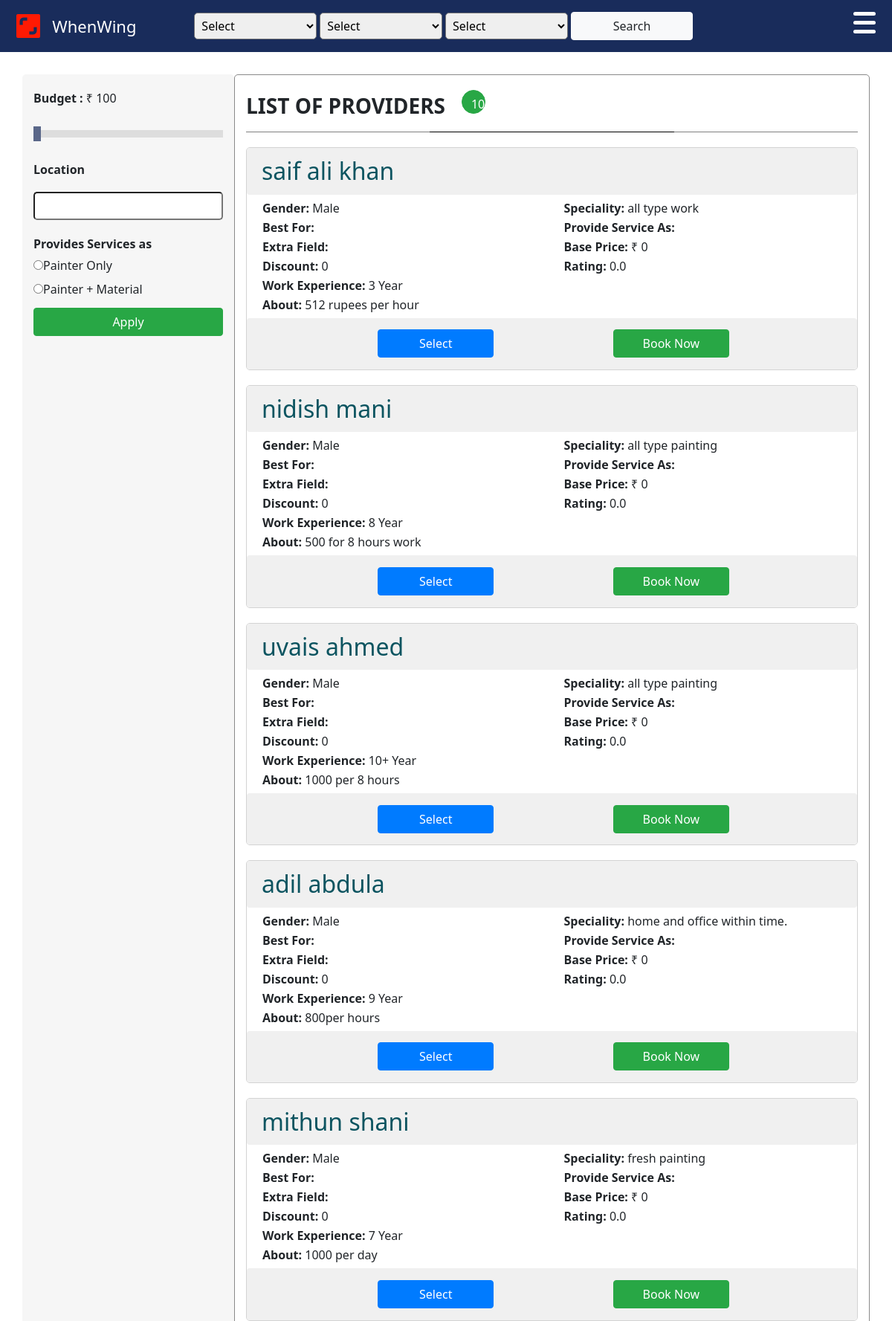
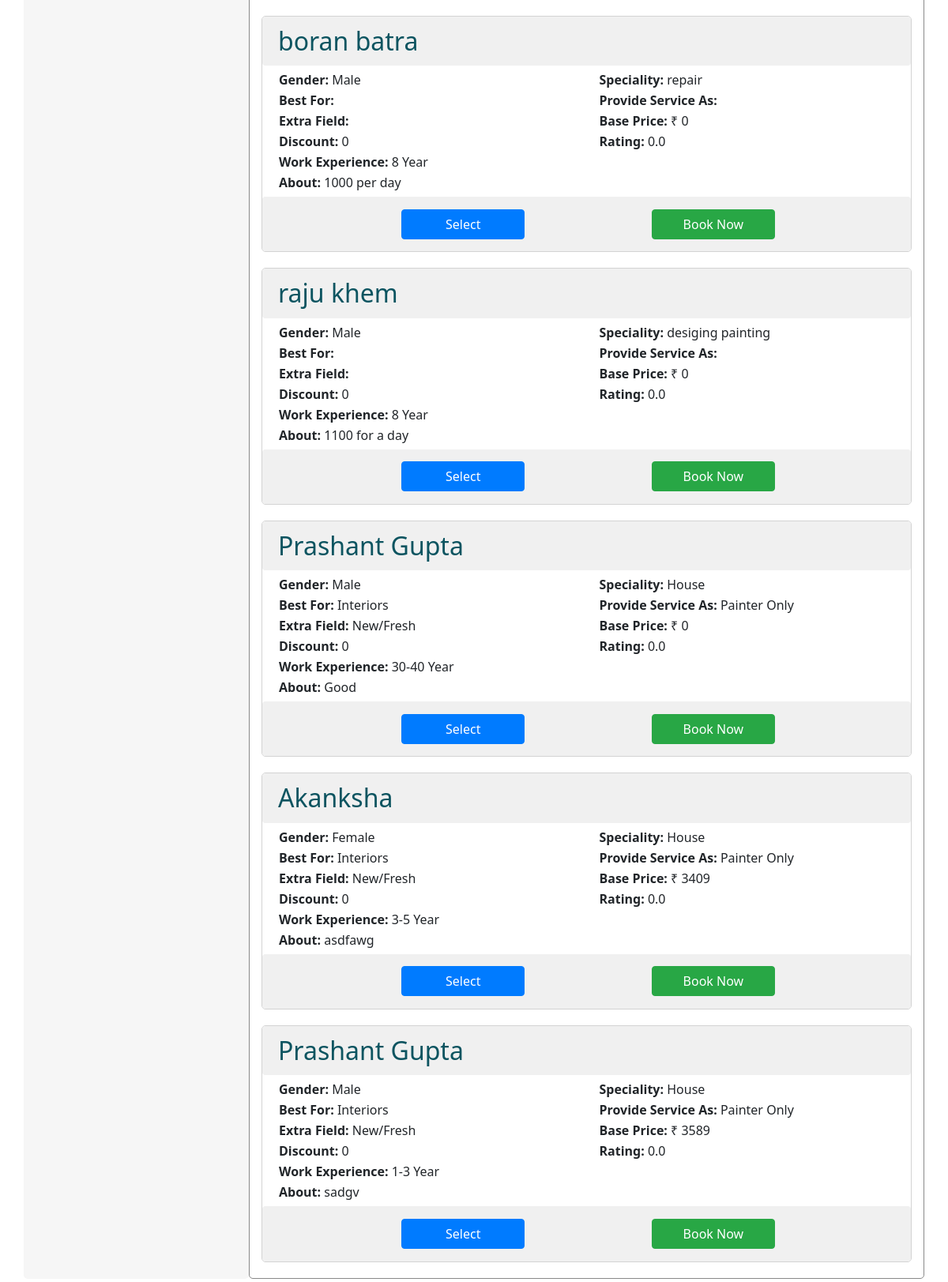
The page /services/home-services/painter/index.php (upper part) on the database its author committed (2 pictures, top to bottom).
### tables this page shows
CREATE TABLE `ww_provider` (
  `prov_id` int(11) NOT NULL,
  `prov_name` varchar(50) NOT NULL,
  `prov_contact` varchar(15) NOT NULL,
  `email_id` varchar(30) NOT NULL,
  `pwd` varchar(256) NOT NULL,
  `prov_dob` datetime NOT NULL,
  `prov_gender` varchar(6) NOT NULL,
  `prov_addr` varchar(300) NOT NULL,
  `prov_pincode` varchar(6) NOT NULL,
  `prov_state` varchar(30) NOT NULL,
  `prov_field` varchar(100) NOT NULL,
  `prov_service` varchar(100) NOT NULL,
  `prov_spec_1` varchar(100) NOT NULL,
  `prov_spec_2` varchar(100) NOT NULL,
  `prov_spec_3` varchar(100) NOT NULL,
  `prov_spec_4` varchar(100) NOT NULL,
  `prov_workexp` varchar(20) NOT NULL,
  `prov_record` varchar(300) NOT NULL,
  `prov_about` text NOT NULL,
  `prov_price` int(11) NOT NULL,
  `discount` int(11) NOT NULL,
  `rating` float(5,1) NOT NULL,
  `prov_photo` varchar(255) NOT NULL,
  `prov_id_front` varchar(40) NOT NULL,
  `prov_id_bk` varchar(40) NOT NULL,
  `prov_hash` varchar(32) NOT NULL,
  `reg_date` datetime NOT NULL,
  `is_active` int(1) NOT NULL
);

### includes/connect.inc.php (called while the page is built, shortened)
<?php
class DB{
    private $conn;
    private $stmt;
    public function __construct() {
        $this->host = 'localhost';
        $this->user = 'root';
        $this->password = '';
	$this->dbName = 'whenwing';
        $pdo = "mysql:host=" . $this->host . ";dbname=" . $this->dbName;
        $options = array(
            PDO::ATTR_PERSISTENT => false,
            PDO::ATTR_ERRMODE => PDO::ERRMODE_EXCEPTION,
        );
        try {
            $this->conn = new PDO($pdo, $this->user, $this->password, $options);
        }
         catch (PDOException $e) {
            $this->error = $e->getMessage();
        }
    }
    public function query($query){
        $this->stmt = $this->conn->prepare($query);
    }
    public function bind($param, $value, $type = null){
        if (is_null($type)) {
            switch (true) {
                default:
                    $type = PDO::PARAM_STR;
            }
        }
        $this->stmt->bindValue($param, $value, $type);
    }
    public function execute(){
        return $this->stmt->execute();
    }
    public function resultset(){
        $this->execute();
        return $this->stmt->fetchAll(PDO::FETCH_ASSOC);
    }
    public function rowCount(){
        return $this->stmt->rowCount();
    }
    public function terminate(){
        $this->conn = null;
    }
}

### services/templates/get-data-3.php (the view, shortened to what this page needs)
<?php
	require $path['root'].'/includes/connect.inc.php';
	if(isset($_GET['search'])){
		$speciality = $_GET['speciality1'];
		$bestFor = $_GET['speciality2'];
		$extra = $_GET['speciality3'];
		$db = new DB();
        $db->query("SELECT `prov_id`,`prov_name`, `prov_gender`, `prov_spec_1`, `prov_spec_2`,`prov_spec_3,` ,`prov_spec_4`, `prov_workexp`,
		`prov_price`, `prov_about`, `prov_photo`,`rating`,`discount` FROM `ww_provider` WHERE `prov_service`='$profession'
		and `prov_spec_1` like concat('%','$speciality','%') and `prov_spec_2` like concat('%','$bestFor','%') and `prov_spec_3` like concat('%','$extra','%') ; ");
        $db->bind(':profession', 'carpenter');
        $exeRes = $db->resultset();
		$count = $db->rowCount();
        $db->terminate();
	}
	else{
		$db = new DB();
        $db->query("SELECT `prov_id`,`prov_name`, `prov_gender`, `prov_spec_1`, `prov_spec_2`, `prov_spec_3`,`prov_spec_4`,
		`prov_workexp`, `prov_price`, `prov_about`, `prov_photo`,`rating` , `discount` FROM `ww_provider` WHERE `prov_service`='$profession' ; ");
        $db->bind(':profession', 'carpenter');
        $exeRes = $db->resultset();
		$count = $db->rowCount();
	}
?>
<h3><b>LIST OF PROVIDERS&nbsp;&nbsp;&nbsp;</b><button class="btn btn-success" style="width:32px;height:32px;border-radius:50%;margin-top:0px;"><?php echo $count;?></button></h3>
		<div class="outer">
		<div class="inner">
		</div>
		</div>
		<?php
			foreach ($exeRes as $exeResVal){?>
			<div class="col-lg-12" style="border:1px solid #d3d3d3;margin-top:20px;border-radius:5px;">
				<div class="row">
					<h2 class="alert alert-info" style="margin:0px;background:#f0f0f0;border:#fff;width:100%;">
						<?php echo $exeResVal['prov_name'];?>
					</h2>
				</div>
				<div style="padding:5px;">
				<div class="row">
					<div class="col-lg-6" style="border:1px solid #fff;">
						<b>Gender: </b><?php echo $exeResVal['prov_gender'];?>
					</div>
					<div class="col-lg-6" style="border:1px solid #fff;">
						<b>Speciality: </b><?php echo $exeResVal['prov_spec_1'];?>
					</div>
				</div>
				<div class="row">
					<div class="col-lg-6" style="border:1px solid #fff;">
						<b>Best For: </b><?php echo $exeResVal['prov_spec_2'];?>
					</div>
					<div class="col-lg-6" style="border:1px solid #fff;">
						<b>Provide Service As: </b><?php echo $exeResVal['prov_spec_4'];?>
					</div>
				</div>
				<div class="row">
					<div class="col-lg-6" style="border:1px solid #fff;">
						<b>Extra Field: </b><?php echo $exeResVal['prov_spec_3'];?>
					</div>
					<div class="col-lg-6" style="border:1px solid #fff;">
						<b>Base Price: </b> &#8377; <?php echo $exeResVal['prov_price'];?>
					</div>
				</div>
				<div class="row">
					<div class="col-lg-6" style="border:1px solid #fff;">
						<b>Discount: </b><?php echo $exeResVal['discount'];?>
					</div>
					<div class="col-lg-6" style="border:1px solid #fff;">
						<b>Rating: </b><?php echo $exeResVal['rating'];?>
					</div>
				</div>
				<div class="row">
					<div class="col-lg-6" style="border:1px solid #fff;">
						<b>Work Experience: </b><?php echo $exeResVal['prov_workexp'];?>
					</div>
				</div>
				<div class="row">
					<div class="col-lg-12" style="border:1px solid #fff;">
						<b>About: </b><?php echo $exeResVal['prov_about'];?>
					</div>
				</div>
				</div>
				<div class="row">
					<p class="alert alert-info" style="margin:0px;background:#f0f0f0;padding-top:0px;padding-bottom:0px;border:#fff;width:100%;">
							<a href="/resources/pages/add-order.php?prov_id=<?php echo $exeResVal['prov_id'];?>">
							<button class="btn btn-primary" style="min-width:10%;max-width:20%;margin-left:20%;">Select</button></a>
							<button class="btn btn-success" style="min-width:10%;max-width:20%;margin-left:20%;">Book Now</button>
					</p>
				</div>
			</div>
			<?php
			}
			?>
		</div>
	</div>
	</div>

### styles/css/stylesheet.css (style rules this page uses)
* { margin: 0; padding: 0; font-family: Segoe, "Segoe UI", "DejaVu Sans", "Trebuchet MS", Verdana, sans-serif; list-style: none; text-decoration: none; box-sizing: border-box; }
body { background: #efefef; }
.btn { display: block; padding: 4%; margin: 5% auto; width: 50%; background: #1a2c5b; color: #FFF; border: none; border-radius: 2px; text-align: center; cursor: pointer; }
@media (min-width: 990px) { .btn { padding: 2%; margin: 2% auto; width: 40%; } }
.outer { width: 100%; height: 1px; margin: auto; position: relative; overflow: hidden; background:grey; }
.inner { position: absolute; width:40%; height: 100%; background: #000; left: 30%; box-shadow: 0px 0px 30px 20px grey; }

### services/styles/css/stylesheet.css (style rules this page uses)
.outer { width: 100%; height: 1px; margin: auto; position: relative; overflow: hidden; background:grey; }
.inner { position: absolute; width:40%; height: 100%; background: #000; left: 30%; box-shadow: 0px 0px 30px 20px grey; }

### rows shown on the page
ww_provider: prov_name "saif ali khan", prov_gender "Male", prov_spec_1 "all type work", prov_price "0", discount "0", rating "0.0", prov_workexp "3 Year", prov_about "512 rupees per hour"
ww_provider: prov_name "nidish mani", prov_gender "Male", prov_spec_1 "all type painting", prov_price "0", discount "0", rating "0.0", prov_workexp "8 Year", prov_about "500 for 8 hours work"
ww_provider: prov_name "uvais ahmed", prov_gender "Male", prov_spec_1 "all type painting", prov_price "0", discount "0", rating "0.0", prov_workexp "10+ Year", prov_about "1000 per 8 hours"
ww_provider: prov_name "adil abdula", prov_gender "Male", prov_spec_1 "home and office within time.", prov_price "0", discount "0", rating "0.0", prov_workexp "9 Year", prov_about "800per hours"
ww_provider: prov_name "mithun shani", prov_gender "Male", prov_spec_1 "fresh painting", prov_price "0", discount "0", rating "0.0", prov_workexp "7 Year", prov_about "1000 per day"
ww_provider: prov_name "boran batra", prov_gender "Male", prov_spec_1 "repair", prov_price "0", discount "0", rating "0.0", prov_workexp "8 Year", prov_about "1000 per day"
ww_provider: prov_name "raju khem", prov_gender "Male", prov_spec_1 "desiging painting", prov_price "0", discount "0", rating "0.0", prov_workexp "8 Year", prov_about "1100 for a day"
ww_provider: prov_name "Prashant Gupta", prov_gender "Male", prov_spec_1 "House", prov_spec_2 "Interiors", prov_spec_4 "Painter Only", prov_spec_3 "New/Fresh", prov_price "0", discount "0", rating "0.0", prov_workexp "30-40 Year", prov_about "Good"
ww_provider: prov_name "Akanksha", prov_gender "Female", prov_spec_1 "House", prov_spec_2 "Interiors", prov_spec_4 "Painter Only", prov_spec_3 "New/Fresh", prov_price "3409", discount "0", rating "0.0", prov_workexp "3-5 Year", prov_about "asdfawg"
ww_provider: prov_name "Prashant Gupta", prov_gender "Male", prov_spec_1 "House", prov_spec_2 "Interiors", prov_spec_4 "Painter Only", prov_spec_3 "New/Fresh", prov_price "3589", discount "0", rating "0.0", prov_workexp "1-3 Year", prov_about "sadgv"

### other values the page prints
$count "10"
